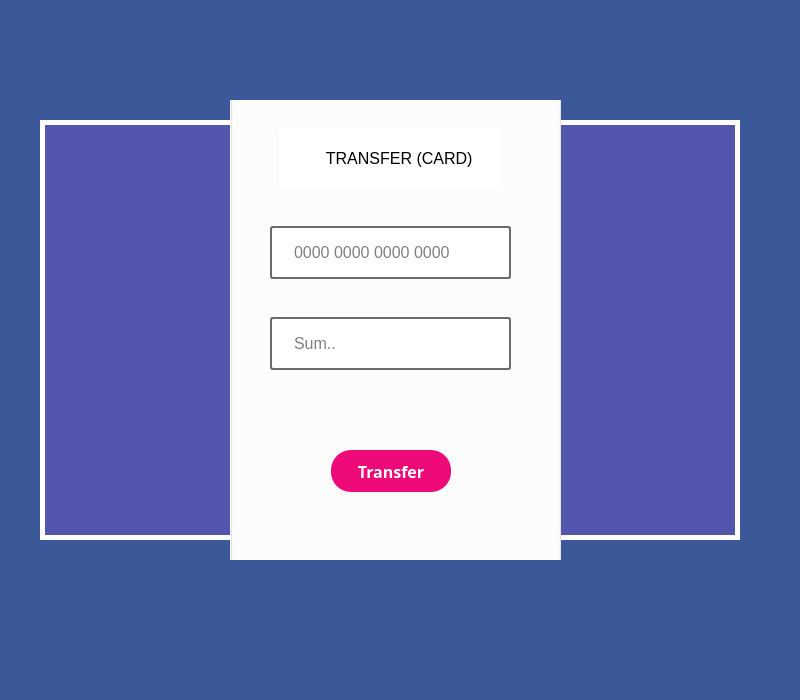
<?xml version="1.0" encoding="UTF-8"?>
<ui version="4.0">
 <class>Transfer</class>
 <widget class="QDialog" name="Transfer">
  <property name="geometry">
   <rect>
    <x>0</x>
    <y>0</y>
    <width>800</width>
    <height>700</height>
   </rect>
  </property>
  <property name="windowTitle">
   <string>Transfer</string>
  </property>
  <property name="styleSheet">
   <string notr="true">QObject{background-color: #3b5998;}</string>
  </property>
  <widget class="QFrame" name="frame">
   <property name="enabled">
    <bool>true</bool>
   </property>
   <property name="geometry">
    <rect>
     <x>40</x>
     <y>100</y>
     <width>700</width>
     <height>460</height>
    </rect>
   </property>
   <property name="styleSheet">
    <string notr="true">QFrame{
background-color: rgb(83, 86, 173);
border: 5px solid white;
margin: 20% 0;}</string>
   </property>
   <property name="frameShape">
    <enum>QFrame::StyledPanel</enum>
   </property>
   <property name="frameShadow">
    <enum>QFrame::Raised</enum>
   </property>
   <widget class="QGroupBox" name="groupBox">
    <property name="geometry">
     <rect>
      <x>190</x>
      <y>-20</y>
      <width>331</width>
      <height>501</height>
     </rect>
    </property>
    <property name="styleSheet">
     <string notr="true">QGroupBox{background-color: rgb(255, 255, 255);}
QLineEdit{
	
border: 2px solid #6b6b6b ;
  border-radius: 3px;
 padding: 10px 20px;
	background-color: rgb(255, 255, 255);}</string>
    </property>
    <property name="title">
     <string/>
    </property>
    <widget class="QPushButton" name="pushButton_tr">
     <property name="enabled">
      <bool>true</bool>
     </property>
     <property name="geometry">
      <rect>
       <x>101</x>
       <y>370</y>
       <width>120</width>
       <height>42</height>
      </rect>
     </property>
     <property name="font">
      <font>
       <family>Segoe UI Black</family>
       <pointsize>12</pointsize>
       <italic>false</italic>
       <fontweight>Black</fontweight>
      </font>
     </property>
     <property name="styleSheet">
      <string notr="true">QPushButton{
    width: 100px;
    background: #ee0979;
    font-weight: bold;
    color: white;
    border: 0 none;
    border-radius:20px;
    padding: 7px 5px;
	font: 900 12pt &quot;Segoe UI Black&quot;;
}


QPushButton::hover{
   border: 2px solid white;
    width: 100px;
    background: #ee0979;
    font-weight: bold;
    color: white;
     border-radius:20px;
    padding: 7px 5px;
	font: 900 12pt &quot;Segoe UI Black&quot;;
}
</string>
     </property>
     <property name="text">
      <string>Transfer</string>
     </property>
    </widget>
    <widget class="QLineEdit" name="lineEdit_card">
     <property name="geometry">
      <rect>
       <x>40</x>
       <y>146</y>
       <width>241</width>
       <height>53</height>
      </rect>
     </property>
     <property name="font">
      <font>
       <pointsize>12</pointsize>
      </font>
     </property>
     <property name="styleSheet">
      <string notr="true"/>
     </property>
     <property name="placeholderText">
      <string>0000 0000 0000 0000</string>
     </property>
    </widget>
    <widget class="QLineEdit" name="lineEdit_sum">
     <property name="geometry">
      <rect>
       <x>40</x>
       <y>237</y>
       <width>241</width>
       <height>53</height>
      </rect>
     </property>
     <property name="font">
      <font>
       <pointsize>12</pointsize>
      </font>
     </property>
     <property name="placeholderText">
      <string>Sum..</string>
     </property>
    </widget>
    <widget class="QLineEdit" name="lineEdit_14">
     <property name="geometry">
      <rect>
       <x>49</x>
       <y>48</y>
       <width>221</width>
       <height>61</height>
      </rect>
     </property>
     <property name="font">
      <font>
       <pointsize>12</pointsize>
      </font>
     </property>
     <property name="styleSheet">
      <string notr="true">color: rgb(0, 0, 0);
border:none;</string>
     </property>
     <property name="text">
      <string>     TRANSFER (CARD)</string>
     </property>
     <property name="alignment">
      <set>Qt::AlignCenter</set>
     </property>
    </widget>
   </widget>
  </widget>
 </widget>
 <resources/>
 <connections/>
</ui>
